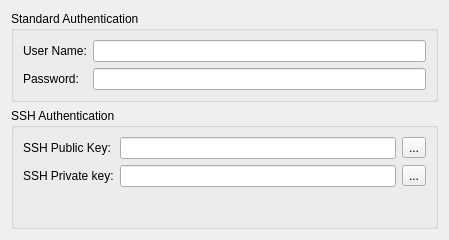
<?xml version="1.0" encoding="UTF-8"?>
<ui version="4.0">
 <class>CredentialsWidget</class>
 <widget class="QWidget" name="CredentialsWidget">
  <property name="geometry">
   <rect>
    <x>0</x>
    <y>0</y>
    <width>449</width>
    <height>240</height>
   </rect>
  </property>
  <property name="windowTitle">
   <string>Form</string>
  </property>
  <layout class="QVBoxLayout" name="verticalLayout">
   <item>
    <widget class="QGroupBox" name="groupBox">
     <property name="title">
      <string>Standard Authentication</string>
     </property>
     <layout class="QVBoxLayout" name="verticalLayout_2">
      <item>
       <layout class="QFormLayout" name="formLayout">
        <item row="0" column="0">
         <widget class="QLabel" name="label">
          <property name="text">
           <string>User Name:</string>
          </property>
         </widget>
        </item>
        <item row="0" column="1">
         <widget class="QLineEdit" name="textUserName"/>
        </item>
        <item row="1" column="0">
         <widget class="QLabel" name="label_2">
          <property name="text">
           <string>Password:</string>
          </property>
         </widget>
        </item>
        <item row="1" column="1">
         <widget class="QLineEdit" name="textPassword"/>
        </item>
       </layout>
      </item>
     </layout>
    </widget>
   </item>
   <item>
    <widget class="QGroupBox" name="groupBox_2">
     <property name="title">
      <string>SSH Authentication</string>
     </property>
     <layout class="QVBoxLayout" name="verticalLayout_3">
      <item>
       <layout class="QGridLayout" name="gridLayout">
        <item row="0" column="0">
         <widget class="QLabel" name="label_3">
          <property name="text">
           <string>SSH Public Key:</string>
          </property>
         </widget>
        </item>
        <item row="0" column="1">
         <widget class="QLineEdit" name="textPublicKey"/>
        </item>
        <item row="0" column="2">
         <widget class="QToolButton" name="pushBrowsePublicKey">
          <property name="text">
           <string>...</string>
          </property>
         </widget>
        </item>
        <item row="1" column="0">
         <widget class="QLabel" name="label_4">
          <property name="text">
           <string>SSH Private key:</string>
          </property>
         </widget>
        </item>
        <item row="1" column="1">
         <widget class="QLineEdit" name="textPrivateKey"/>
        </item>
        <item row="1" column="2">
         <widget class="QToolButton" name="pushBrowsePrivateKey">
          <property name="text">
           <string>...</string>
          </property>
         </widget>
        </item>
       </layout>
      </item>
      <item>
       <spacer name="verticalSpacer">
        <property name="orientation">
         <enum>Qt::Orientation::Vertical</enum>
        </property>
        <property name="sizeHint" stdset="0">
         <size>
          <width>20</width>
          <height>40</height>
         </size>
        </property>
       </spacer>
      </item>
     </layout>
    </widget>
   </item>
  </layout>
 </widget>
 <resources/>
 <connections/>
</ui>
